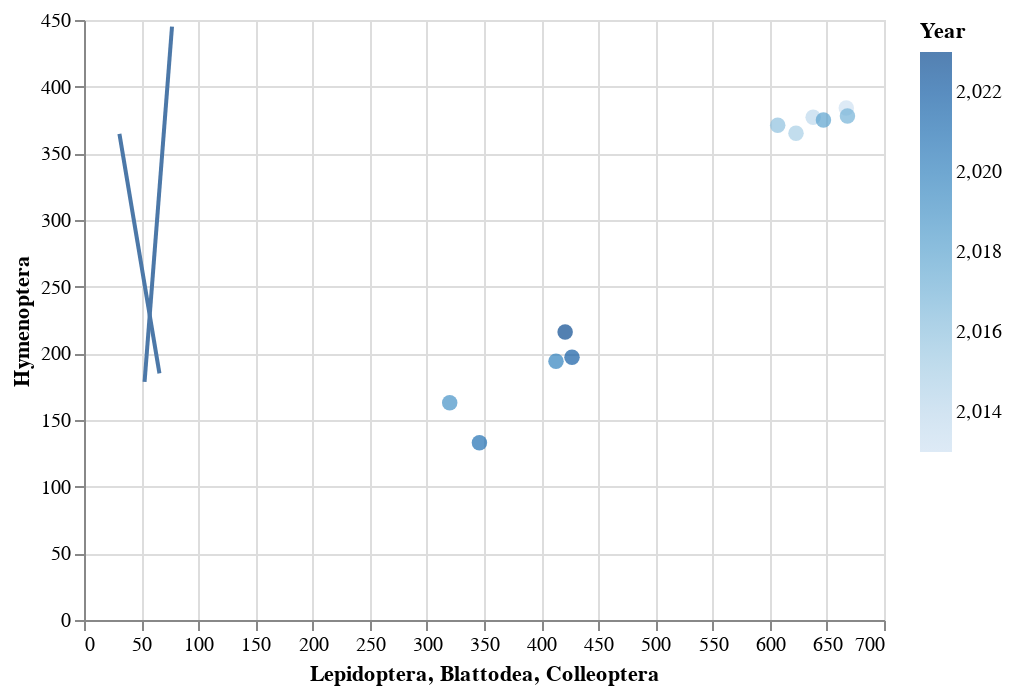

Write notebook code for a chart like this one.
### Code cell
import altair as alt
df1 = df1[df1.Year != 'Year']
df1 = df1.astype({'Lepidoptera':'int', 'Hymenoptera':'int', 'Blattodea':'int', 'Colleoptera':'int'})
alt.Chart(df1).mark_circle(size=60).encode(
    x='Lepidoptera',
    y='Hymenoptera',
    color='Year'
).interactive() + alt.Chart(df1).transform_regression('Blattodea', 'Hymenoptera').mark_line().encode(
    x='Blattodea',
    y='Hymenoptera'
).interactive() + alt.Chart(df1).transform_regression('Colleoptera', 'Hymenoptera').mark_line().encode(
    x='Colleoptera',
    y='Hymenoptera'
)

### Figure 1 — Vega-Lite specification as saved in the notebook (floating-point values rounded to 4 significant figures)
{"config": {"view": {"continuousWidth": 400, "continuousHeight": 300}}, "layer": [{"mark": {"type": "circle", "size": 60}, "encoding": {"color": {"field": "Year", "type": "quantitative"}, "x": {"field": "Lepidoptera", "type": "quantitative"}, "y": {"field": "Hymenoptera", "type": "quantitative"}}, "selection": {"selector011": {"type": "interval", "bind": "scales", "encodings": ["x", "y"]}}}, {"mark": "line", "encoding": {"x": {"field": "Blattodea", "type": "quantitative"}, "y": {"field": "Hymenoptera", "type": "quantitative"}}, "selection": {"selector012": {"type": "interval", "bind": "scales", "encodings": ["x", "y"]}}, "transform": [{"on": "Blattodea", "regression": "Hymenoptera"}]}, {"mark": "line", "encoding": {"x": {"field": "Colleoptera", "type": "quantitative"}, "y": {"field": "Hymenoptera", "type": "quantitative"}}, "transform": [{"on": "Colleoptera", "regression": "Hymenoptera"}]}], "data": {"name": "data-9cc3c8dda3daad6432e7b5616052e084"}, "$schema": "https://vega.github.io/schema/vega-lite/v4.17.0.json", "datasets": {"data-9cc3c8dda3daad6432e7b5616052e084": [{"Year": 2013, "Lepidoptera": 667, "Hymenoptera": 384, "Blattodea": 34, "Colleoptera": 71}, {"Year": 2014, "Lepidoptera": 638, "Hymenoptera": 377, "Blattodea": 31, "Colleoptera": 69}, {"Year": 2015, "Lepidoptera": 623, "Hymenoptera": 365, "Blattodea": 33, "Colleoptera": 77}, {"Year": 2016, "Lepidoptera": 607, "Hymenoptera": 371, "Blattodea": 39, "Colleoptera": 63}, {"Year": 2017, "Lepidoptera": 668, "Hymenoptera": 378, "Blattodea": 47, "Colleoptera": 66}, {"Year": 2018, "Lepidoptera": 647, "Hymenoptera": 375, "Blattodea": 51, "Colleoptera": 65}, {"Year": 2019, "Lepidoptera": 320, "Hymenoptera": 163, "Blattodea": 43, "Colleoptera": 53}, {"Year": 2020, "Lepidoptera": 413, "Hymenoptera": 194, "Blattodea": 54, "Colleoptera": 62}, {"Year": 2021, "Lepidoptera": 346, "Hymenoptera": 133, "Blattodea": 47, "Colleoptera": 54}, {"Year": 2022, "Lepidoptera": 427, "Hymenoptera": 197, "Blattodea": 63, "Colleoptera": 55}, {"Year": 2023, "Lepidoptera": 421, "Hymenoptera": 216, "Blattodea": 66, "Colleoptera": 55}]}}
